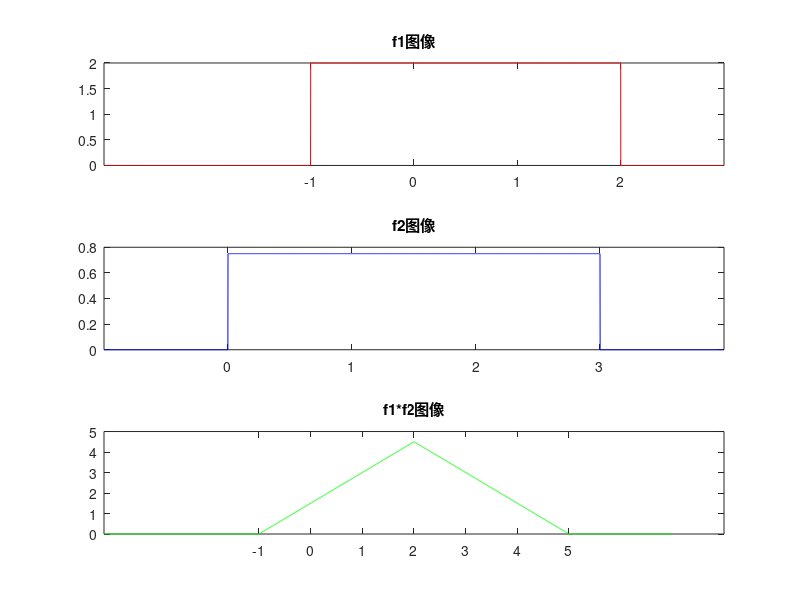

Here is the MATLAB script that generated this plot:
clc,clear all;
dt = 0.001;
t1=-3:dt:3;t2=-1:dt:4;
f1=2.*(t1>=-1&t1<=2);f2=(3.0/4).*(t2>=0&t2<=3);
f1_conv_f2=conv(f1,f2);
f=f1_conv_f2.*dt;
t=-4:dt:7;
subplot(3,1,1);
plot(t1,f1,Color='r');
set(gca,'xtick',[-1:2]);
title('f1图像');
subplot(3,1,2)
plot(t2,f2,Color='b');
set(gca,'xtick',[0:3]);
title('f2图像');
subplot(3,1,3)
plot(t,f,Color='g');
set(gca,'xtick',[-1:5]);
title('f1*f2图像');
